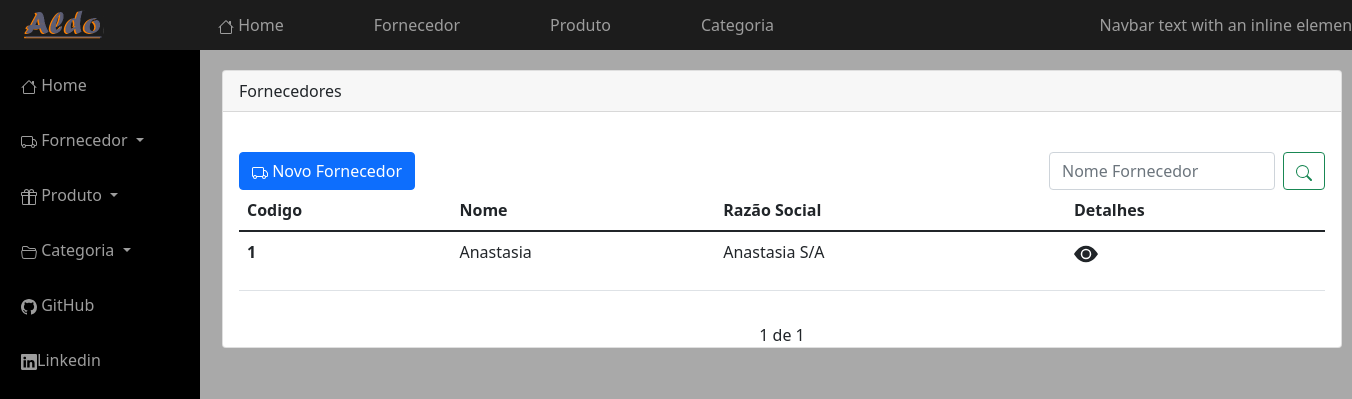
Before: /fornecedor/fornecedores with the older database file.
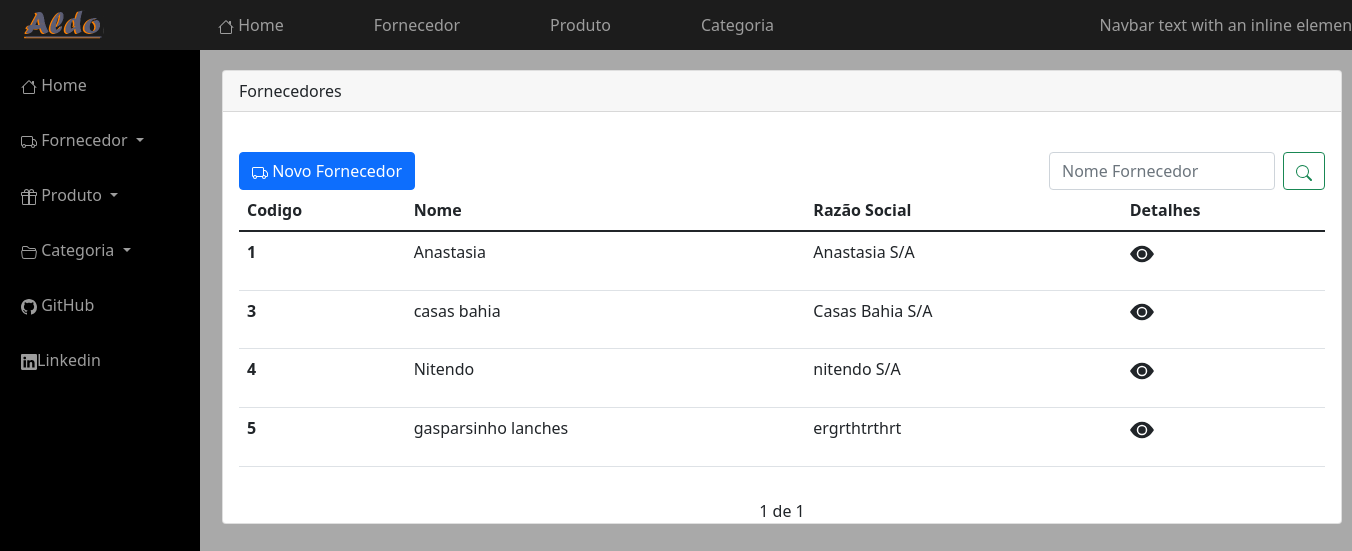
After: the same page with the newer database file.
### fornecedor/models.py (models this page shows, shortened)
class Fornecedor(models.Model):
    data_cadastro = models.DateTimeField(auto_now=True)
    Categoria = models.ForeignKey(Categoria , on_delete=models.CASCADE)
    nome = models.CharField('Nome Fantasia', max_length=100)
    nome_r = models.CharField('Nome Razão Social', max_length=100)
    CNPJ = models.CharField('cnpj', max_length=100)
    escricao_estadual = models.CharField('Escrição Estadual', max_length=100)
    rua = models.CharField('Rua', max_length=200)
    cep = models.CharField('CEP', max_length=10)
    numero = models.IntegerField('Numéro:')
    cidade = models.CharField('Cidade', max_length=50)
    bairro = models.CharField('Bairro', max_length=30)
    proximidade = models.CharField(max_length=30)
    complemento = models.CharField('Complemento', max_length=10)
    nome_contato = models.CharField('Nome', max_length=100)
    cargo = models.CharField('Cargo', max_length=10)
    telefone = models.CharField('Telefone', max_length=15)
    tipo_telefone = models.CharField(max_length=11, choices=TIPO_TELEFONE)
    Email = models.CharField('E-mail', max_length=100)
    tipo_email = models.CharField(max_length=11, choices=TIPO_EMAIL)

### fornecedor/views.py (the view)
# urls.py: path('/fornecedores', fornecedores, name='listar_fornecedor'),
def fornecedores(request):
    search = request.GET.get('search')
    if search:
        fornecedores = Fornecedor.objects.filter(nome__icontains=search)
    else:
        fornecedor_list = Fornecedor.objects.all()
        paginator = Paginator(fornecedor_list, 5)
        page = request.GET.get('page')
        fornecedores = paginator.get_page(page)
    return render(request, 'fornecedor/list_fornecedor.html', {'fornecedores': fornecedores})

### fornecedor/templates/fornecedor/list_fornecedor.html (shortened to what this page needs)
{% extends "core/includes/base.html"%}
{% block main %}
<div class="card"  id="cad_list">
  <div class="card-header">
    Fornecedores
  </div>
    <br>
  <div class="card-body">
      <div class="row">
          <div class="col">
          <a href="{% url 'fornecedor_create'%}" class="btn btn-primary">
              Novo Fornecedor
          </a>
          </div>
          <form class="d-flex"  id="t">
          <input class="form-control me-2" type="text" name="search"  placeholder="Nome Fornecedor" aria-label="Search">
          <button class="btn btn-outline-success" type="submit">
          </button>
          </form>
          <br>
      </div>
 <table class="table">
  <thead>
    <tr>
      <th scope="col">Codigo</th>
      <th scope="col">Nome</th>
      <th scope="col">Razão Social</th>
      <th scope="col">Detalhes</th>
    </tr>
  </thead>
  <tbody>
  {% for fornecedor in fornecedores %}
    <tr>
      <th scope="row">{{fornecedor.id}}</th>
      <td>{{fornecedor.nome}}</td>
      <td>{{fornecedor.nome_r}}</td>
      <td><a href="{% url 'fornecedor_ver' fornecedor.id %}" class="buton ">
             <p class="text-dark"><svg xmlns="http://www.w3.org/2000/svg" width="1.5em" height="1.5em" fill="currentColor" class="bi bi-eye-fill" viewBox="0 0 16 16">
             <path d="M10.5 8a2.5 2.5 0 1 1-5 0 2.5 2.5 0 0 1 5 0z"/>
             <path d="M0 8s3-5.5 8-5.5S16 8 16 8s-3 5.5-8 5.5S0 8 0 8zm8 3.5a3.5 3.5 0 1 0 0-7 3.5 3.5 0 0 0 0 7z"/>
             </svg></p>
          </a>
      </td>
    </tr>
   {% endfor %}
  </tbody>
</table>
      </div>
    <div class="pagination">
        <span  class="step-links">
          <span>
              {{ fornecedores.number}} de {{ fornecedores.paginator.num_pages}}
          </span>
        </span><br>
    </div>
  </div>
</div>
{% endblock %}

Changed rows visible on the page:
added Fornecedor: id "3", nome "casas bahia", nome_r "Casas Bahia S/A"
added Fornecedor: id "4", nome "Nitendo", nome_r "nitendo S/A"
added Fornecedor: id "5", nome "gasparsinho lanches", nome_r "ergrthtrthrt"
